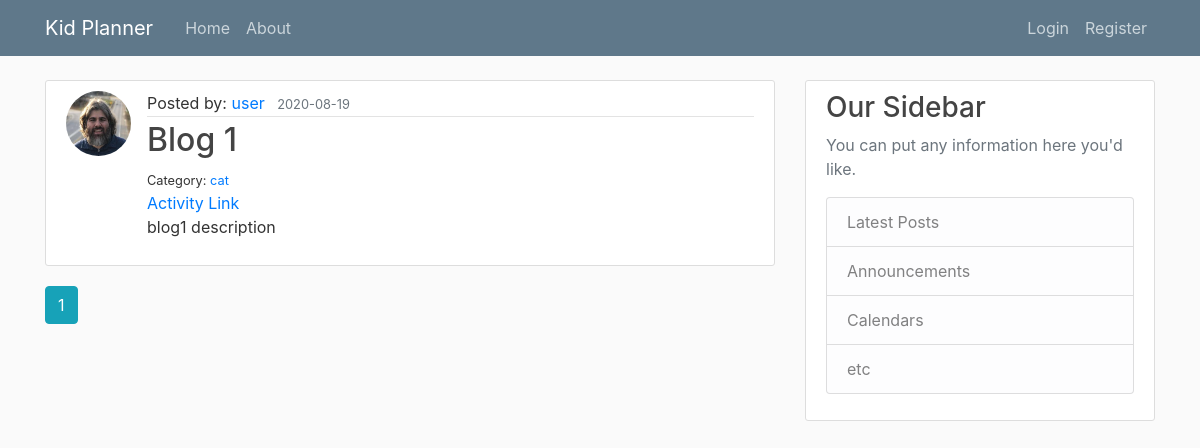
The app's page /home, older data.
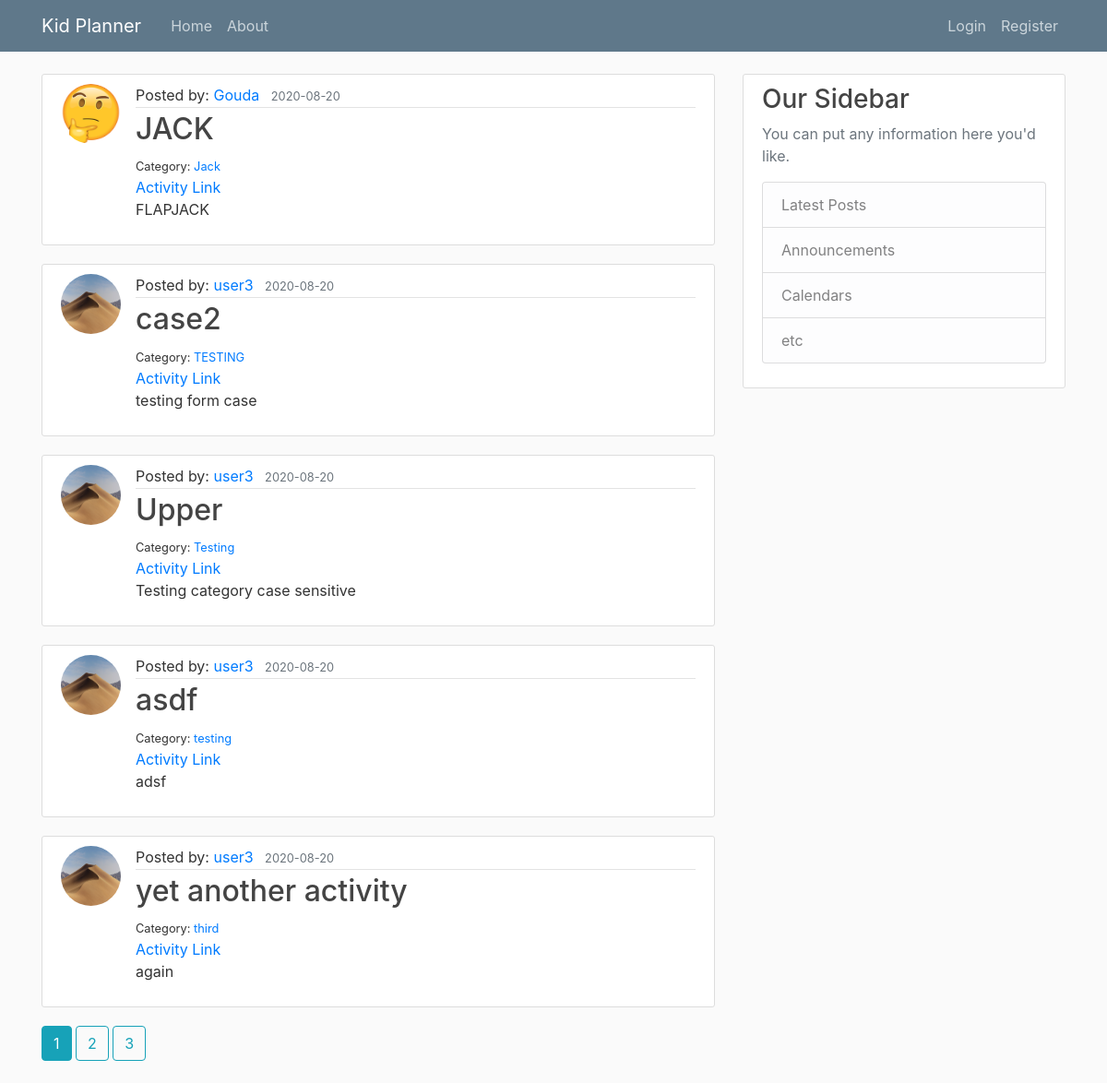
The same page, newer data.
### planner/models.py (models this page shows, shortened)
class Activity(db.Model):
    id = db.Column(db.Integer, primary_key=True)
    title = db.Column(db.String(100), nullable=False)
    link = db.Column(db.String(500), nullable=True, default="#")
    category = db.Column(db.String(100), nullable=True)
    description = db.Column(db.String(), nullable=True)
    date_posted = db.Column(db.DateTime, nullable=False, default=datetime.utcnow)
    user_id = db.Column(db.Integer, db.ForeignKey('user.id'), nullable=False)

class User(db.Model, UserMixin):
    id = db.Column(db.Integer, primary_key=True)
    username = db.Column(db.String(20), unique=True, nullable=False)
    email = db.Column(db.String(120), unique=True, nullable=False)
    image_file = db.Column(db.String(20), nullable=False, default='default.jpg')
    password = db.Column(db.String(60), nullable=False)
    activities = db.relationship('Activity', backref='author', lazy=True)

### planner/main/routes.py (the view)
@main.route('/')
@main.route('/home')
def home():
    page = request.args.get('page', 1, type=int)
    activities = Activity.query.order_by(Activity.date_posted.desc()).paginate(page=page, per_page=5)
    return render_template('home.html', activities=activities)

### planner/templates/home.html
{% extends "layout.html" %}
{% block content %}
    {% for activity in activities.items %}
        <article class="media content-section">
        <img class="rounded-circle article-img" src="{{ url_for('static', filename='profile_pics/' + activity.author.image_file) }}">
              <div class="media-body">
                <div class="article-metadata">
                  Posted by:  <a class="mr-2" href="{{ url_for('users.user_activities', username=activity.author.username) }}">{{ activity.author.username }}</a>
                  <small class="text-muted">{{ activity.date_posted.strftime('%Y-%m-%d') }}</small>
                </div>
                <h2><a class="article-title" href="{{ url_for('activities.activity', activity_id=activity.id) }}">{{ activity.title }}</a></h2>
                <small>Category:  <a href="{{ url_for('main.category_activities', category=activity.category.lower()) }}">{{ activity.category }}</a></small><br>
                <a href='{{ activity.link }}' target="_blank">Activity Link</a>
                <p class="article-content">{{ activity.description }}</p>
              </div>
            </article>
    {% endfor %}
    {% for page_num in activities.iter_pages(left_edge=1, right_edge=1, left_current=1, right_current=2) %}
      {% if page_num %}
          {% if activities.page == page_num %}
            <a class="btn btn-info mb-4" href="{{ url_for('main.home', page=page_num) }}">{{ page_num }}</a>
          {% else %}
            <a class="btn btn-outline-info mb-4" href="{{ url_for('main.home', page=page_num) }}">{{ page_num }}</a>
          {% endif %}
      {% else %}
       ...
      {% endif %}
    {% endfor %}
{% endblock content %}

Row changes from the older to the newer data that the page shows:
no longer on this page (row edited): Activity: image_file (picture), author.username "user", date_posted "2020-08-19", title "Blog 1", category "cat", description "blog1 description"
added Activity: image_file (placeholder picture), author.username "Gouda", date_posted "2020-08-20", title "JACK", category "Jack", description "FLAPJACK"
added Activity: image_file (picture), author.username "user3", date_posted "2020-08-20", title "case2", category "TESTING", description "testing form case"
added Activity: image_file (picture), author.username "user3", date_posted "2020-08-20", title "Upper", category "Testing", description "Testing category case sensitive"
added Activity: image_file (picture), author.username "user3", date_posted "2020-08-20", title "asdf", category "testing", description "adsf"
added Activity: image_file (picture), author.username "user3", date_posted "2020-08-20", title "yet another activity", category "third", description "again"
Text that changed along with them:
new list line: "2"
new list line: "3"
